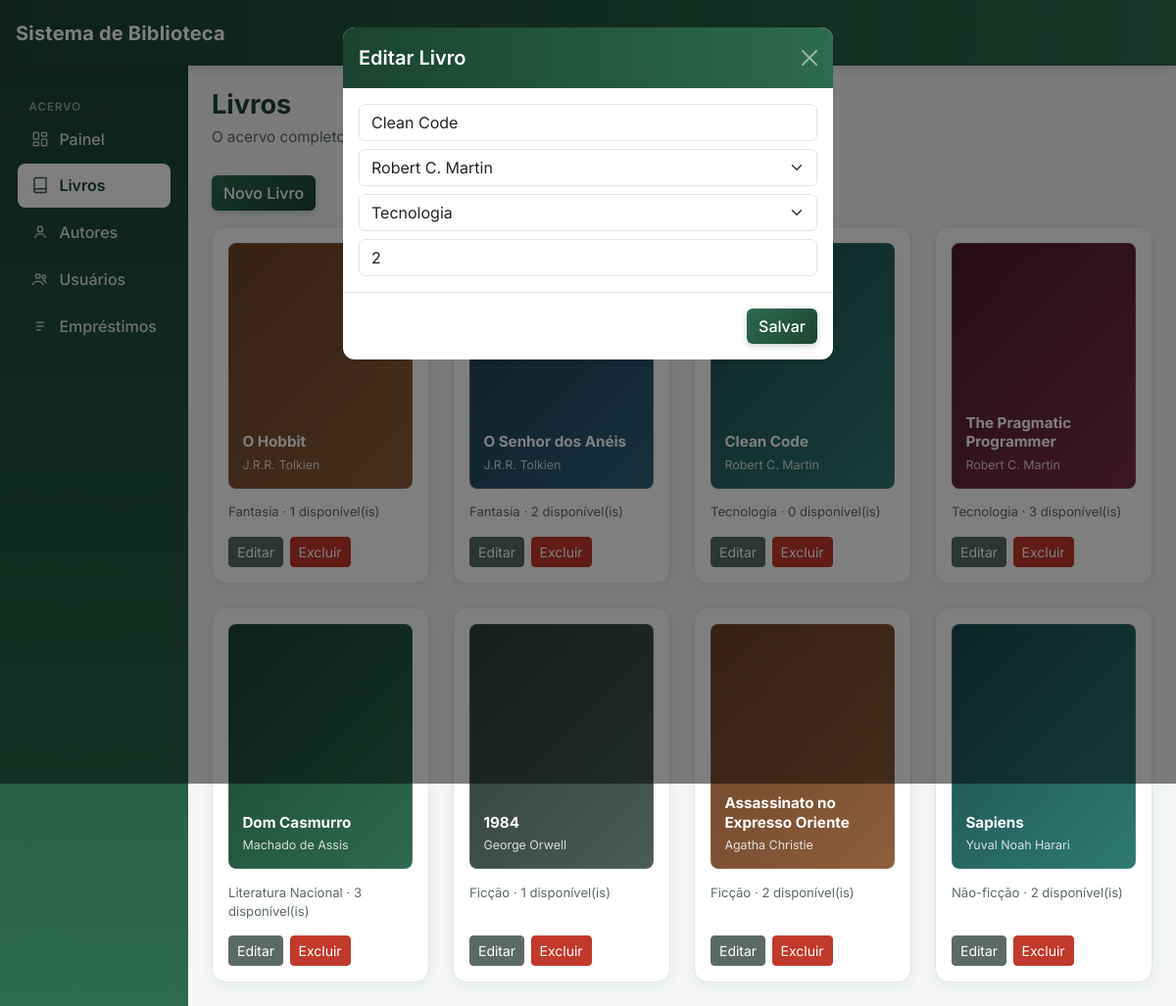
/pages/livros.php?editar=3, run on the app's committed database.
### tables this page shows
CREATE TABLE livros (
    id INT AUTO_INCREMENT PRIMARY KEY,
    titulo VARCHAR(150) NOT NULL,
    autor_id INT,
    categoria_id INT,
    quantidade_total INT DEFAULT 1,
    quantidade_disponivel INT DEFAULT 1,
    FOREIGN KEY (autor_id) REFERENCES autores(id),
    FOREIGN KEY (categoria_id) REFERENCES categorias(id)
);

CREATE TABLE autores (
    id INT AUTO_INCREMENT PRIMARY KEY,
    nome VARCHAR(120) NOT NULL
);

CREATE TABLE categorias (
    id INT AUTO_INCREMENT PRIMARY KEY,
    nome VARCHAR(80) NOT NULL
);

### includes/funcoes.php (called while the page is built, shortened)
<?php
function corCapa($titulo) {
    return (crc32($titulo) % 6) + 1;
}
function listarDados($conexao, $tabela) {
    return mysqli_query($conexao, "SELECT * FROM $tabela");
}
function buscarPorId($conexao, $tabela, $id) {
    $stmt = mysqli_prepare($conexao, "SELECT * FROM $tabela WHERE id = ?");
    mysqli_stmt_bind_param($stmt, "i", $id);
    mysqli_stmt_execute($stmt);
    return mysqli_fetch_assoc(mysqli_stmt_get_result($stmt));
}

### pages/livros.php (the view, shortened to what this page needs)
<?php
require_once __DIR__ . '/../includes/conexao.php';
require_once __DIR__ . '/../includes/funcoes.php';
$livroEditando = null;
if (isset($_GET['editar'])) {
    $livroEditando = buscarPorId($conexao, 'livros', (int)$_GET['editar']);
}
$autores = listarDados($conexao, 'autores');
$categorias = listarDados($conexao, 'categorias');
$livros = mysqli_query($conexao, "
    SELECT l.*, a.nome AS autor, c.nome AS categoria
    FROM livros l
    LEFT JOIN autores a ON a.id = l.autor_id
    LEFT JOIN categorias c ON c.id = l.categoria_id
");
require_once __DIR__ . '/../includes/header.php';
require_once __DIR__ . '/../includes/sidebar.php';
?>
<div class="container-fluid p-4">
  <h1>Livros</h1>
  <p class="subtitulo">O acervo completo, com autor, categoria e disponibilidade.</p>
  <button class="btn btn-primary mb-3" data-bs-toggle="modal" data-bs-target="#modalLivro">
    Novo Livro
  </button>
  <?php if (mysqli_num_rows($livros) === 0): ?>
    <p class="text-muted">Nenhum livro cadastrado ainda.</p>
  <?php else: ?>
  <div class="row row-cols-1 row-cols-sm-2 row-cols-md-3 row-cols-lg-4 g-4">
    <?php while ($livro = mysqli_fetch_assoc($livros)): ?>
    <div class="col">
      <div class="livro-card">
        <div class="capa-livro capa-<?= corCapa($livro['titulo']) ?>">
          <span class="capa-titulo"><?= htmlspecialchars($livro['titulo']) ?></span>
          <span class="capa-autor"><?= htmlspecialchars($livro['autor'] ?? 'Autor desconhecido') ?></span>
        </div>
        <div class="livro-meta">
          <?= htmlspecialchars($livro['categoria'] ?? 'Sem categoria') ?> ·
          <?= (int)$livro['quantidade_disponivel'] ?> disponível(is)
        </div>
        <div class="livro-acoes">
          <a href="?editar=<?= $livro['id'] ?>" class="btn btn-sm btn-secondary">Editar</a>
          <a href="?excluir=<?= $livro['id'] ?>" class="btn btn-sm btn-danger"
             onclick="return confirm('Excluir este livro? Essa ação não pode ser desfeita.')">Excluir</a>
        </div>
      </div>
    </div>
    <?php endwhile; ?>
  </div>
  <?php endif; ?>
</div>
<div class="modal fade" id="modalLivro" tabindex="-1">
  <div class="modal-dialog">
    <form method="POST" class="modal-content">
      <div class="modal-header">
        <h5 class="modal-title"><?= $livroEditando ? 'Editar Livro' : 'Novo Livro' ?></h5>
        <button type="button" class="btn-close" data-bs-dismiss="modal"></button>
      </div>
      <div class="modal-body">
        <input type="text" name="titulo" class="form-control mb-2" placeholder="Título"
               value="<?= htmlspecialchars($livroEditando['titulo'] ?? '') ?>" required>
        <select name="autor_id" class="form-select mb-2">
          <?php mysqli_data_seek($autores, 0); while ($a = mysqli_fetch_assoc($autores)): ?>
            <option value="<?= $a['id'] ?>"
              <?= (isset($livroEditando['autor_id']) && $livroEditando['autor_id'] == $a['id']) ? 'selected' : '' ?>>
              <?= htmlspecialchars($a['nome']) ?>
            </option>
          <?php endwhile; ?>
        </select>
        <select name="categoria_id" class="form-select mb-2">
          <?php mysqli_data_seek($categorias, 0); while ($c = mysqli_fetch_assoc($categorias)): ?>
            <option value="<?= $c['id'] ?>"
              <?= (isset($livroEditando['categoria_id']) && $livroEditando['categoria_id'] == $c['id']) ? 'selected' : '' ?>>
              <?= htmlspecialchars($c['nome']) ?>
            </option>
          <?php endwhile; ?>
        </select>
        <input type="number" name="quantidade_total" class="form-control" placeholder="Quantidade" min="1"
               value="<?= htmlspecialchars($livroEditando['quantidade_total'] ?? '') ?>" required>
      </div>
      <div class="modal-footer">
        <button type="submit" class="btn btn-primary">Salvar</button>
      </div>
    </form>
  </div>
</div>
<?php require_once __DIR__ . '/../includes/footer.php'; ?>

### assets/css/estilo.css (style rules this page uses)
:root { --primary: #1B4332; --primary-mid: #2D6A4F; --primary-light: #40916C; --accent-soft: #D8F3DC; --bg: #F4F7F5; --border: #E1E8E4; --text: #1B1F1D; --text-muted: #5B6B63; --danger: #C0392B; --danger-soft: #FBEAE8; --success: #2D6A4F; }
body { background: var(--bg); color: var(--text); font-family: 'Inter', system-ui, sans-serif; }
h1 { font-size: 1.7rem; font-weight: 700; margin-bottom: 0.3rem; color: var(--primary); }
.subtitulo { color: var(--text-muted); margin-bottom: 1.75rem; font-size: 0.95rem; }
.btn-primary { background: linear-gradient(135deg, var(--primary-mid), var(--primary)); border: none; font-weight: 500; box-shadow: 0 2px 6px rgba(27, 67, 50, 0.25); }
.btn-danger { background-color: var(--danger); border-color: var(--danger); }
.btn-secondary { background-color: var(--text-muted); border-color: var(--text-muted); }
.form-control, .form-select { border-color: var(--border); }
.modal-content { border: none; border-radius: 12px; overflow: hidden; }
.modal-header { background: linear-gradient(90deg, var(--primary) 0%, var(--primary-mid) 100%); color: #fff; border: none; }
.modal-header .modal-title { color: #fff; font-weight: 600; }
.modal-header .btn-close { filter: invert(1) grayscale(1) brightness(1.8); }
.livro-card { background: #fff; border: 1px solid var(--border); border-radius: 14px; padding: 1rem; box-shadow: 0 4px 14px rgba(27, 67, 50, 0.06); height: 100%; display: flex; flex-direction: column; }
.capa-livro { aspect-ratio: 3 / 4; border-radius: 8px; display: flex; flex-direction: column; justify-content: flex-end; padding: 0.9rem; color: #fff; margin-bottom: 0.9rem; box-shadow: inset 0 0 0 1px rgba(255, 255, 255, 0.12); }
.capa-livro .capa-titulo { font-weight: 700; font-size: 0.95rem; line-height: 1.3; display: -webkit-box; -webkit-line-clamp: 3; -webkit-box-orient: vertical; overflow: hidden; }
.capa-livro .capa-autor { font-size: 0.78rem; opacity: 0.8; margin-top: 0.3rem; }
.livro-meta { font-size: 0.82rem; color: var(--text-muted); margin-bottom: 0.9rem; }
.livro-acoes { margin-top: auto; display: flex; gap: 0.4rem; }
.capa-1 { background: linear-gradient(135deg, #1B4332, #2D6A4F); }
.capa-2 { background: linear-gradient(135deg, #1B4B4A, #2F7A73); }
.capa-3 { background: linear-gradient(135deg, #6B4226, #8B5E3C); }
.capa-4 { background: linear-gradient(135deg, #1B3A4B, #2F5F7A); }
.capa-5 { background: linear-gradient(135deg, #4B1B2A, #7A2F45); }
.capa-6 { background: linear-gradient(135deg, #2E3B36, #4A5C55); }

### data on the page
livros: titulo "O Hobbit", autor.nome "J.R.R. Tolkien", categoria.nome "Fantasia", quantidade_disponivel "1"
livros: titulo "O Senhor dos Anéis", autor.nome "J.R.R. Tolkien", categoria.nome "Fantasia", quantidade_disponivel "2"
livros: titulo "Clean Code", autor.nome "Robert C. Martin", categoria.nome "Tecnologia", quantidade_disponivel "0", autor_id "Robert C. Martin", categoria_id "Tecnologia", quantidade_total "2"
livros: titulo "The Pragmatic Programmer", autor.nome "Robert C. Martin", categoria.nome "Tecnologia", quantidade_disponivel "3"
livros: titulo "Dom Casmurro", autor.nome "Machado de Assis", categoria.nome "Literatura Nacional", quantidade_disponivel "3"
livros: titulo "1984", autor.nome "George Orwell", categoria.nome "Ficção", quantidade_disponivel "1"
livros: titulo "Assassinato no Expresso Oriente", autor.nome "Agatha Christie", categoria.nome "Ficção", quantidade_disponivel "2"
livros: titulo "Sapiens", autor.nome "Yuval Noah Harari", categoria.nome "Não-ficção", quantidade_disponivel "2"
